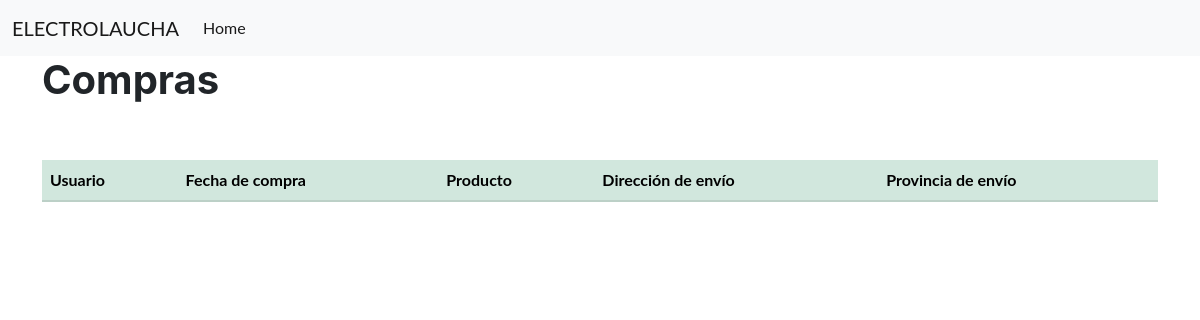
The app's page /managermenu/vercompras/, older data.
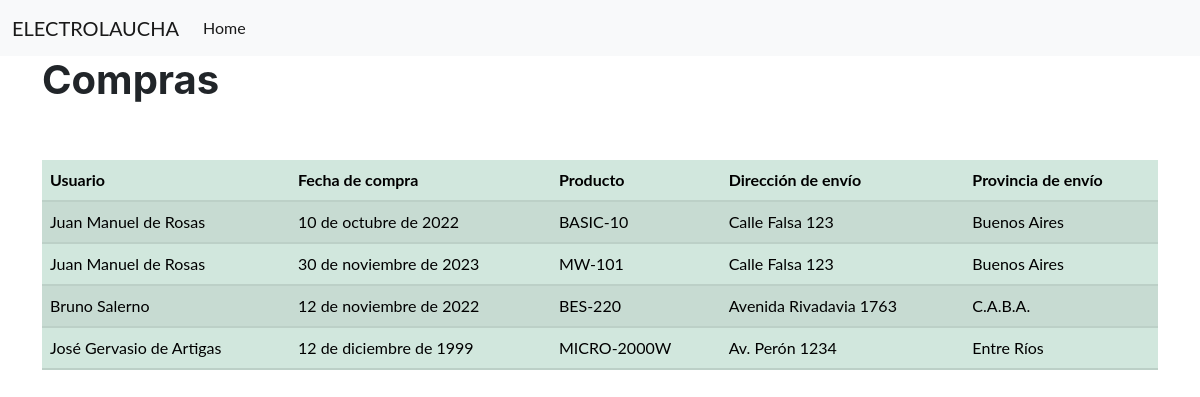
The same page, newer data.
### app1/models.py (models this page shows)
class Compras(models.Model):
    usuario = models.ForeignKey(Usuario, null=True, on_delete=models.SET_NULL)
    fecha_compra = models.DateField()
    producto = models.ForeignKey(Producto, on_delete=models.PROTECT)
    dir_envio = models.CharField(max_length=1000)
    provincia_envio = models.IntegerField(choices=prov)

class Usuario(models.Model):
    nombre = models.CharField(max_length=100, blank=False, null=False)
    email = models.EmailField(max_length=254, unique=True, blank=False, null=False)
    password = models.CharField(max_length=100, blank=False, null=False)
    nacimiento = models.DateField(blank=False, null=False)
    telefono = models.CharField(max_length=100, blank=False, null=False)
    USERNAME_FIELD = "email"
    def __str__(self):
        return self.nombre

class Producto(models.Model):
    producto = models.CharField(max_length=100)
    categoria = models.IntegerField(choices=category)
    marca = models.CharField(max_length=100)
    modelo = models.CharField(max_length=100, unique=True)
    precio = models.DecimalField(decimal_places=2, max_digits=9)
    def __str__(self):
        return self.modelo

### app1/views.py (the view)
# urls.py: path("managermenu/vercompras/", view_ver_compras),
def view_ver_compras(request):
    compras = []
    for i in models.Compras.objects.all():
        compras.append(i)
    return render(request, "users/vercompras.html", {"compras": compras})

### app1/templates/users/vercompras.html
{% extends "app1/index.html" %}
{% block content %}
    <h1>Compras</h1>
    <br><br>
    <table class="table table-success table-striped">
        <thead>
            <th>Usuario</th>
            <th>Fecha de compra</th>
            <th>Producto<o</th>
            <th>Dirección de envío</th>
            <th>Provincia de envío</th>
        </thead>
        <tbody>
            {% if compras %}
                {% for compra in compras %}
                    <tr>
                        <td>{{compra.usuario}}</td>
                        <td>{{compra.fecha_compra}}</td>
                        <td>{{compra.producto}}</td>
                        <td>{{compra.dir_envio}}</td>
                        <td>{{compra.get_provincia_envio_display}}</td>
                        </tr>
                {% endfor %}
            {% endif %}
        </tbody>
    </table>
{% endblock content %}

Row changes from the older to the newer data that the page shows:
added Compras: usuario "Juan Manuel de Rosas", fecha_compra "10 de octubre de 2022", producto "BASIC-10", dir_envio "Calle Falsa 123", provincia_envio "Buenos Aires"
added Compras: usuario "Juan Manuel de Rosas", fecha_compra "30 de noviembre de 2023", producto "MW-101", dir_envio "Calle Falsa 123", provincia_envio "Buenos Aires"
added Compras: usuario "Bruno Salerno", fecha_compra "12 de noviembre de 2022", producto "BES-220", dir_envio "Avenida Rivadavia 1763", provincia_envio "C.A.B.A."
added Compras: usuario "José Gervasio de Artigas", fecha_compra "12 de diciembre de 1999", producto "MICRO-2000W", dir_envio "Av. Perón 1234", provincia_envio "Entre Ríos"
